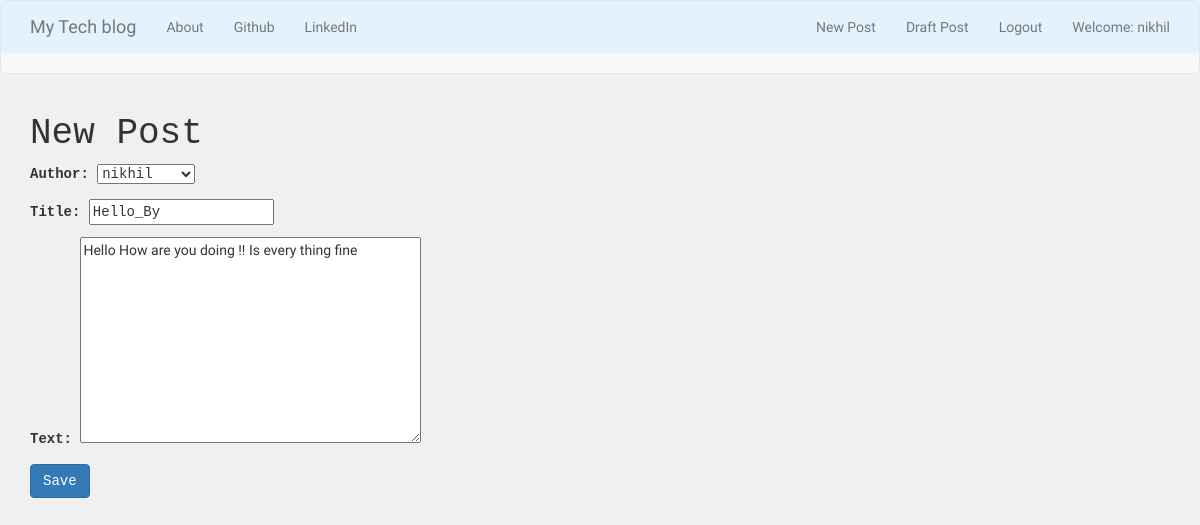
The page /post/7/edit/ (signed in) on the database its author committed.
### blog/models.py (models this page shows, shortened)
class Post(models.Model):
    author = models.ForeignKey('auth.User',on_delete=models.CASCADE)
    title = models.CharField(max_length=256)
    text = models.TextField()
    created_date = models.DateTimeField(default=timezone.now)
    published_date = models.DateTimeField(blank=True,null=True)

### blog/views.py (the view)
# urls.py: url(r'^post/(?P<pk>\d+)/edit/$',views.UpdatePostView.as_view(),name='post_edit'),
class UpdatePostView(LoginRequiredMixin,UpdateView):
    login_url = '/login/'
    redirect_field_name = 'blog/post_detail.html'
    form_class = PostForm
    model = Post

### blog/forms.py
class PostForm(forms.ModelForm):
    class Meta:
        model = Post
        fields = ('author','title','text')
        widgets = {
            'title':forms.TextInput(attrs={'class':'textinputclass'}),
            'text':forms.Textarea(attrs={'class':'editable medium-editor-textarea postcontent'}),
        }

### blog/templates/blog/post_form.html (shortened to what this page needs)
{% extends 'blog/base.html' %}
{% block content %}
  <h1>New Post</h1>
  <form class="post-form"  method="POST">
    {{ form.as_p }}
    <button type="submit" class="save btn btn-primary" >Save</button>
  </form>
{% endblock %}

### blog/templates/blog/base.html (shortened to what this page needs)
<!DOCTYPE html>
{% load static %}
<html lang="en" dir="ltr">
  <head>
    <link rel="stylesheet" href="https://maxcdn.bootstrapcdn.com/bootstrap/3.3.7/css/bootstrap.min.css">
    <link rel="stylesheet" href="//cdn.jsdelivr.net/medium-editor/latest/css/medium-editor.min.css" type="text/css" media="screen" charset="utf-8">
    <link rel="stylesheet" href="{% static 'css/blog.css'%}">
  </head>
  <body class="set-background">
    <nav class="navbar navbar-default techfont custom-navbar">
      <nav class="navbar navbar-light" style="background-color: #e3f2fd;">
        <div class="container">
          <ul class="nav navbar-nav">
            <li><a class='navbar-brand bigbrand' href="{% url 'post_list' %}">My Tech blog</a></li>
            <li><a href="{% url 'about'%}">About</a></li>
            <li><a href="https://www.github.com">Github</a></li>
            <li><a href="https://www.linkedin.com">LinkedIn</a></li>
          </ul>
    <ul class="nav navbar-nav navbar-right">
      {% if user.is_authenticated %}
        <li><a href="{% url 'post_new' %}"> New Post</a></li>
        <li><a href="{% url 'post_draft_list' %}"> Draft Post</a></li>
        <li><a href="{% url 'logout' %}"> Logout</a></li>
        <li>
            <a > Welcome: {{ user.username }}</a>
        </li>
      {% else %}
        <li> <a class="nav navbar-right" href="{% url 'login'%}"> <span class="glyphicon glyphicon-user"></span> </a></li>
      {% endif %}
    </ul>
  </div>
</nav>
</nav>
<div class="content container">
  <div class="row">
    <div class="col-md-8">
      <div class="blog_pots">
        {% block content %}
        {% endblock %}
      </div>
    </div>
  </div>
</div>
  </body>
</html>

### blog/static/css/blog.css (style rules this page uses)
body { font-family: Monospace; background-color: #f0f0f0; margin: 0px; overflow: hidden; }
.techfont { font-family: 'Berkshire Swash', cursive; }
.postcontent { font-family: 'Berkshire Swash', cursive; }

### rows shown on the page
Post: author "nikhil", title "Hello_By", text "Hello How are you doing !! Is every thing fine"

### other values the page prints
{{ user.username }} "nikhil"
